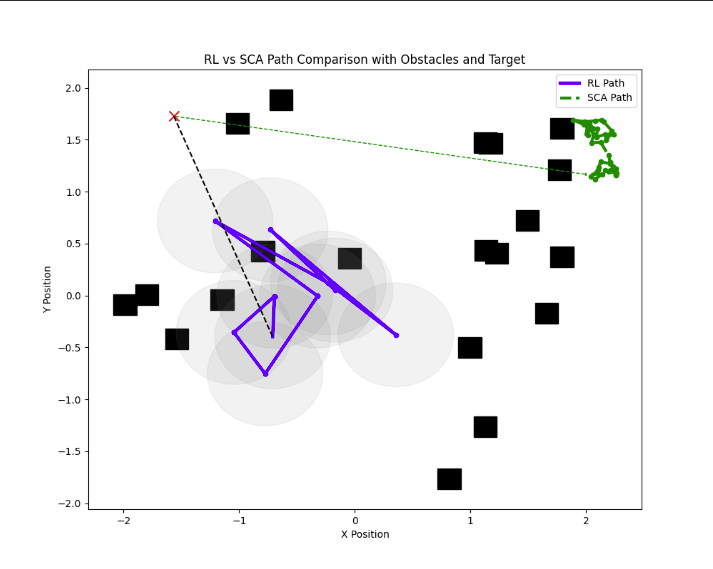
#> input picture AI/demo/WX20241107-175237.png, 713 x 569 px
$ python shuiyin.py
#> lines starting #> are read from the running program, lines starting #| are printed output that depends on the picture; after the words box and inside, x2 and y2 are one past the last pixel; in counts of white or black regions, pixels touching at a corner belong together
import cv2
import numpy as np
import pywt  # 用于小波变换
from matplotlib import pyplot as plt

def embed_watermark(image_path, watermark_text, output_path, alpha=0.1, visible_opacity=0.3):
    # 读取图像
#> called with image_path = 'WX20241107-175237.png', watermark_text = '麦极客在线', output_path = 'watermarked_image13.jpg', alpha = 0.1, visible_opacity = 0.3
    image = cv2.imread(image_path, cv2.IMREAD_GRAYSCALE)
#> image: shape (569, 713); min 0, max 255, mean 242.1
    if image is None:
        raise ValueError("Image not found or the format is not supported.")

    # 获取图像的离散小波变换（DWT）
    coeffs2 = pywt.dwt2(image, 'haar')  # 使用 Haar 小波变换
    LL, (LH, HL, HH) = coeffs2
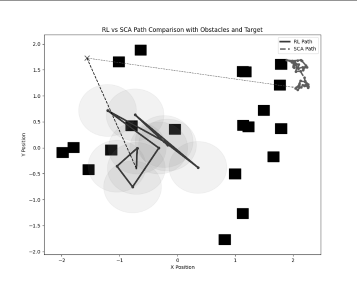
#> LL: shape (285, 357) float64; min 0, max 510, mean 484.3; drawn with min black and max white
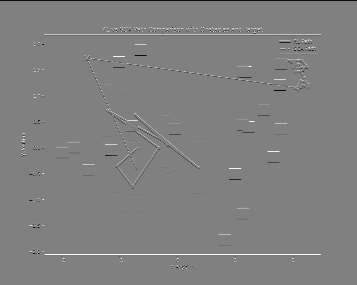
#> LH: shape (285, 357) float64; min -240, max 236, mean 0.2; drawn with min black and max white
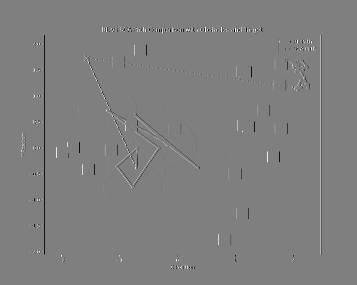
#> HL: shape (285, 357) float64; min -245, max 246, mean -0.4; drawn with min black and max white
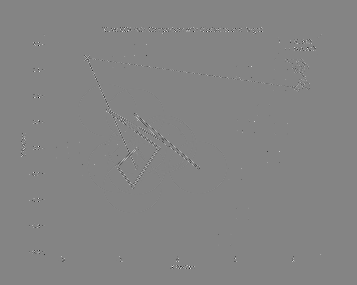
#> HH: shape (285, 357) float64; min -161.5, max 150, mean 0; drawn with min black and max white

    # 创建一个水印图像（与 LL 尺寸相同）
    watermark = np.zeros_like(LL, dtype=np.float32)
    font = cv2.FONT_HERSHEY_SIMPLEX
    font_scale = min(LL.shape) / 100  # 根据图像大小调整字体比例
#> font_scale = 2.85
    font_thickness = 1

    # 在水印图像的中心添加文本
    text_size, _ = cv2.getTextSize(watermark_text, font, font_scale, font_thickness)
#> text_size = (770, 61)
    text_x = (watermark.shape[1] - text_size[0]) // 2
#> text_x = -207
    text_y = (watermark.shape[0] + text_size[1]) // 2
#> text_y = 173
    cv2.putText(watermark, watermark_text, (text_x, text_y), font, font_scale, (255), font_thickness, lineType=cv2.LINE_AA)
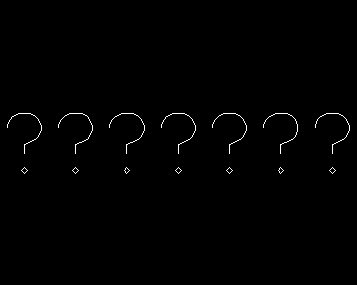
#> watermark: shape (285, 357) float32; 0.62% white in thin lines or dots, all inside (x1, y1, x2, y2) = (7, 113, 350, 174)

    # 将水印嵌入到图像的低频部分（LL）中
    LL_watermarked = LL + alpha * watermark  # 使用 alpha 控制水印强度

    # 重组带有水印的 DWT 图像
    watermarked_coeffs2 = (LL_watermarked, (LH, HL, HH))
    watermarked_image = pywt.idwt2(watermarked_coeffs2, 'haar')
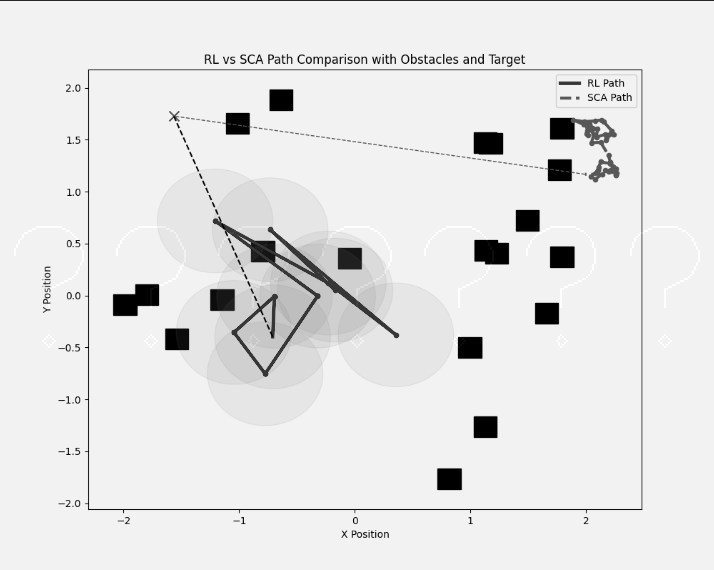
#> watermarked_image: shape (570, 714) float64; min -1.42e-14, max 267.8, mean 242.2; drawn with min black and max white

    # 归一化图像到 8 位范围
    watermarked_image = np.clip(watermarked_image, 0, 255).astype(np.uint8)

    # 在图像上直接添加可见水印
    overlay = watermarked_image.copy()
    cv2.putText(overlay, watermark_text, (text_x, text_y), font, font_scale, (255), font_thickness, lineType=cv2.LINE_AA)
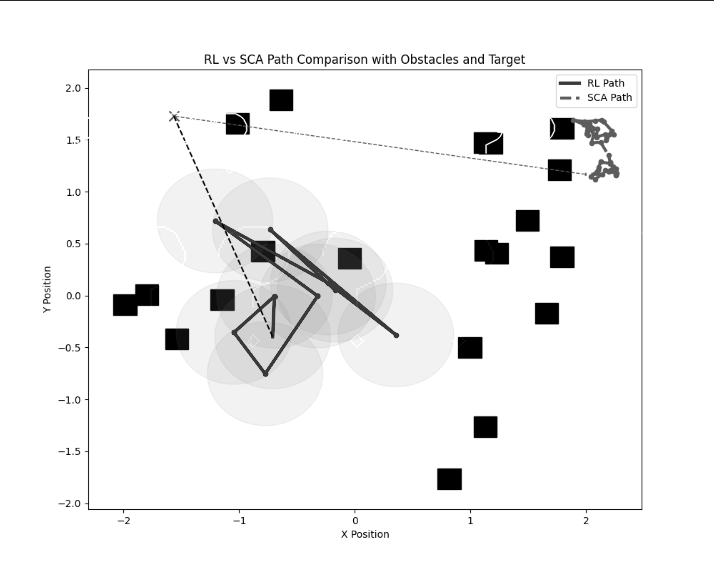
#> overlay: shape (570, 714); min 0, max 255, mean 242.3
    # 使用透明度叠加水印，使其更为柔和
    visible_watermarked_image = cv2.addWeighted(overlay, visible_opacity, watermarked_image, 1 - visible_opacity, 0)

    # 保存带有水印的图像
    cv2.imwrite(output_path, visible_watermarked_image)
    print(f"Watermarked image saved at: {output_path}")

    # 可视化水印图像和原图对比
    plt.figure(figsize=(10, 5))
    plt.subplot(1, 2, 1)
    plt.title("Original Image")
    plt.imshow(image, cmap='gray')
    plt.axis("off")

    plt.subplot(1, 2, 2)
    plt.title("Watermarked Image")
    plt.imshow(visible_watermarked_image, cmap='gray')
    plt.axis("off")

    plt.show()

# 使用示例
image_path = "WX20241107-175237.png"
output_path = "watermarked_image13.jpg"
watermark_text = "麦极客在线"
embed_watermark(image_path, watermark_text, output_path)

$ run again, with AI/demo/WX20241107-172632.png copied over AI/demo/WX20241107-175237.png
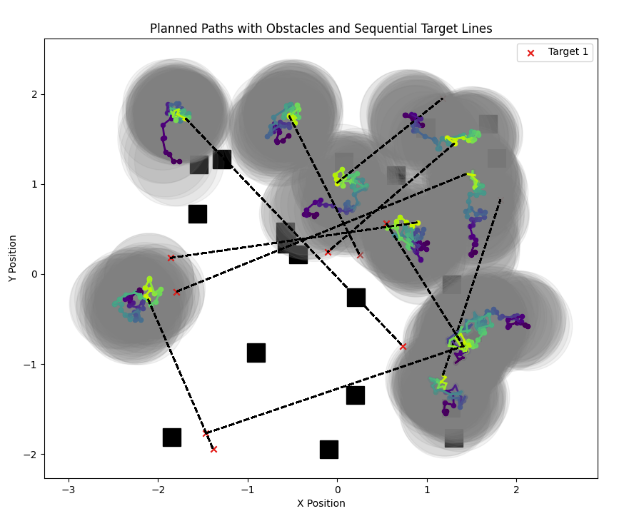
#> input picture AI/demo/WX20241107-172632.png, 620 x 522 px
#> in embed_watermark, `cv2.putText(watermark, watermark_text, (text_x, text_y), font, font_sc..`:
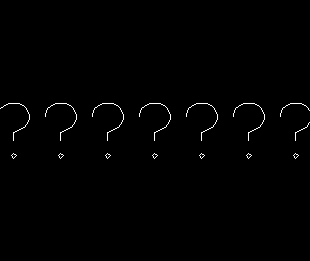
#> watermark: shape (261, 310) float32; 0.7% white in thin lines or dots, all inside (x1, y1, x2, y2) = (0, 103, 310, 159)
#> in embed_watermark, `cv2.putText(overlay, watermark_text, (text_x, text_y), font, font_scal..`:
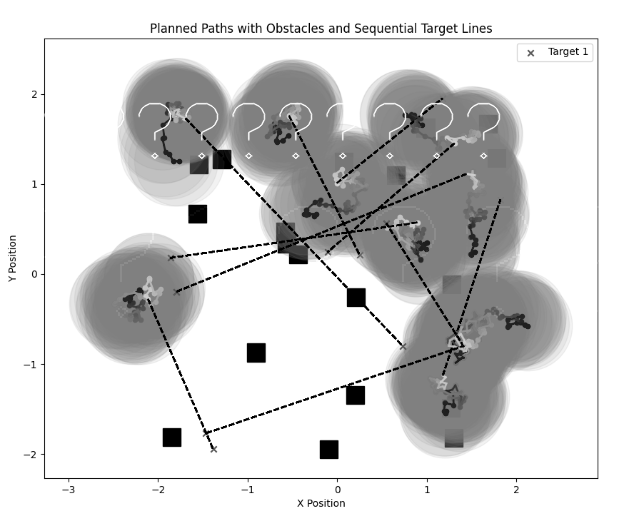
#> overlay: shape (522, 620); min 0, max 255, mean 213.7

$ run again, with AI/demo/1730962791720.jpg saved as AI/demo/WX20241107-175237.png
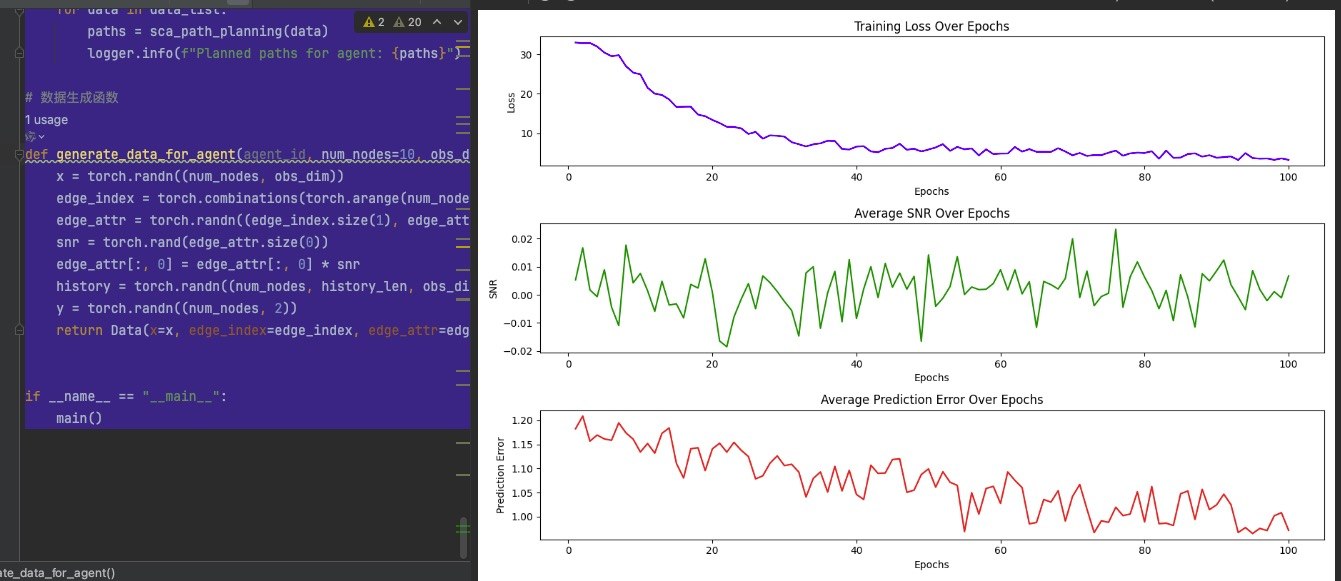
#> input picture AI/demo/1730962791720.jpg, 1341 x 581 px
#> in embed_watermark, `cv2.putText(watermark, watermark_text, (text_x, text_y), font, font_sc..`:
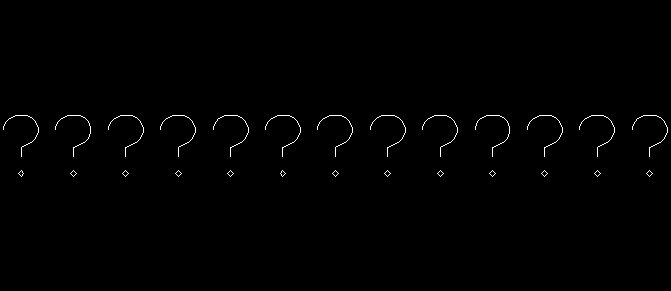
#> watermark: shape (291, 671) float32; 0.61% white in thin lines or dots, all inside (x1, y1, x2, y2) = (3, 115, 668, 177)
#> in embed_watermark, `cv2.putText(overlay, watermark_text, (text_x, text_y), font, font_scal..`:
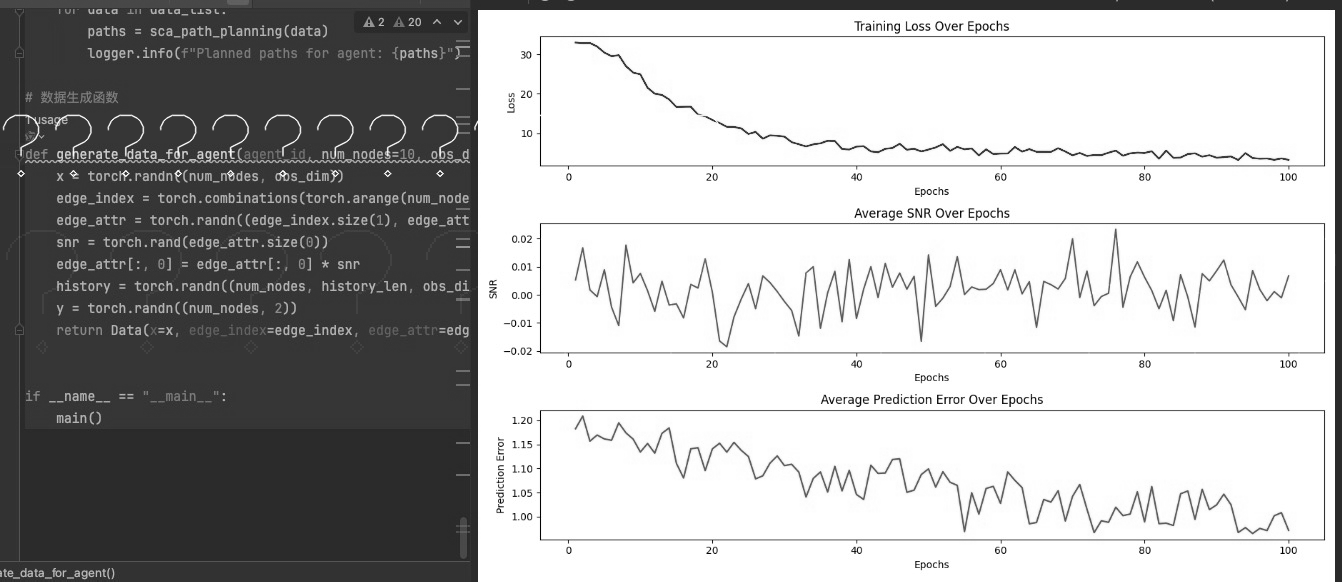
#> overlay: shape (582, 1342); min 0, max 255, mean 177.1
